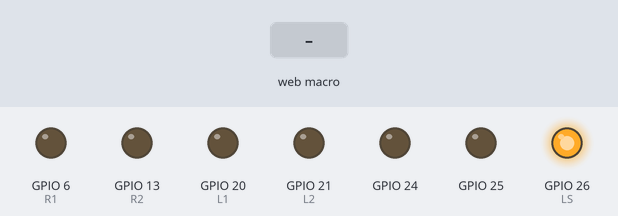
The program below on a simulated Raspberry Pi (BCM pin numbers). On the bench: output pins drawn as LEDs (lit = HIGH). The test bench sets the inputs (shaded band). The WebIOPi server calls setup() once and loop() repeatedly; pins used as bus, display or sensor lines are not drawn.

Above: at 1.2 s.
1.3 s: macro go_forward called from the web page (any arguments are "1")
At 1.7 s:
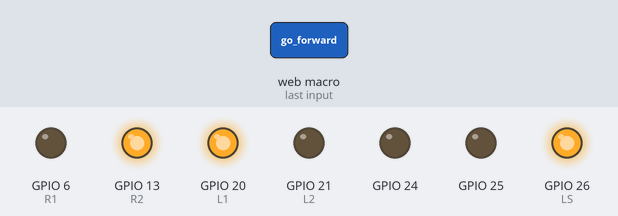
2.8 s: macro go_backward called from the web page (any arguments are "1")
At 4.0 s:
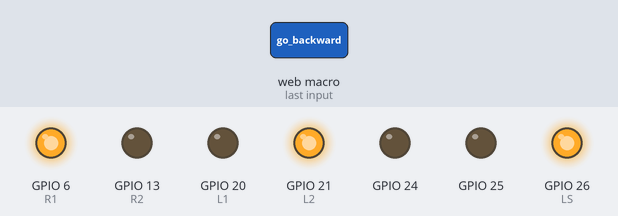
4.3 s: macro turn_left called from the web page (any arguments are "1")
At 5.1 s:
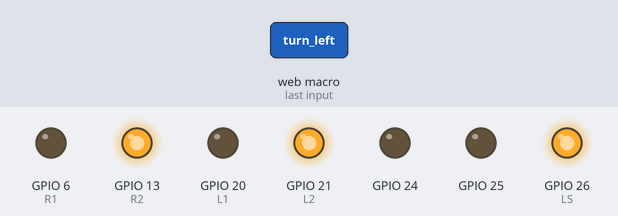
5.8 s: macro turn_right called from the web page (any arguments are "1")
At 6.3 s:
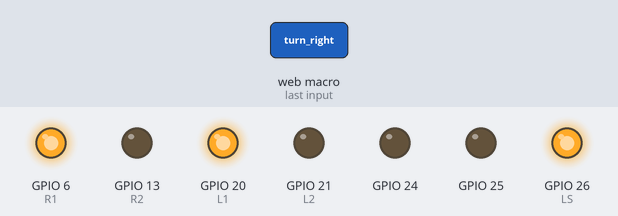
7.3 s: macro stop called from the web page (any arguments are "1")
At 8.6 s:
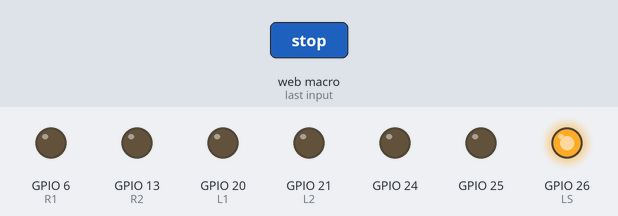
Timing chart, 0 to 9.8 s (numbered marks = the images above; inputs shaded):
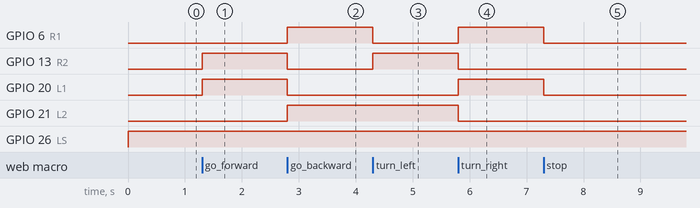

Measured:
- after the input at 1.3 s, GPIO 13 (R2), GPIO 20 (L1): LOW → HIGH at once
- after the input at 2.8 s, GPIO 6 (R1), GPIO 21 (L2): LOW → HIGH at once; GPIO 13 (R2), GPIO 20 (L1): HIGH → LOW at once
- after the input at 4.3 s, GPIO 6 (R1): HIGH → LOW at once; GPIO 13 (R2): LOW → HIGH at once
- after the input at 5.8 s, GPIO 6 (R1), GPIO 20 (L1): LOW → HIGH at once; GPIO 13 (R2), GPIO 21 (L2): HIGH → LOW at once
- after the input at 7.3 s, GPIO 6 (R1), GPIO 20 (L1): HIGH → LOW at once

The program:

Run_RobotControl.py
```python
import webiopi

GPIO = webiopi.GPIO

L1=20
L2=21
LS=26

R1=6
R2=13
RS=12

# -------------------------------------------------- #
# Convenient PWM Function                            #
# -------------------------------------------------- #

# Set the speed of two motors
def set_speed(speed):
    GPIO.output(LS,GPIO.HIGH)
    GPIO.output(LS,GPIO.HIGH)
# -------------------------------------------------- #
# Left Motor Functions                               #
# -------------------------------------------------- #

def left_stop():
    GPIO.output(L1, GPIO.LOW)
    GPIO.output(L2, GPIO.LOW)

def left_forward():
    GPIO.output(L1, GPIO.HIGH)
    GPIO.output(L2, GPIO.LOW)

def left_backward():
    GPIO.output(L1, GPIO.LOW)
    GPIO.output(L2, GPIO.HIGH)

# -------------------------------------------------- #
# Right Motor Functions                              #
# -------------------------------------------------- #
def right_stop():
    GPIO.output(R1, GPIO.LOW)
    GPIO.output(R2, GPIO.LOW)

def right_forward():
    GPIO.output(R1, GPIO.LOW)
    GPIO.output(R2, GPIO.HIGH)

def right_backward():
    GPIO.output(R1, GPIO.HIGH)
    GPIO.output(R2, GPIO.LOW)

# -------------------------------------------------- #
# Macro definition part                              #
# -------------------------------------------------- #
@webiopi.macro
def go_forward():
    left_forward()
    right_forward()

@webiopi.macro
def go_backward():
    left_backward()
    right_backward()

@webiopi.macro
def turn_left():
    left_backward()
    right_forward()

@webiopi.macro
def turn_right():
    left_forward()
    right_backward()

@webiopi.macro
def stop():
    left_stop()
    right_stop()

# Called by WebIOPi at script loading
def setup():
    # Setup GPIOs
    GPIO.setFunction(LS, GPIO.OUT)
    GPIO.setFunction(L1, GPIO.OUT)
    GPIO.setFunction(L2, GPIO.OUT)

    GPIO.setFunction(RS, GPIO.OUT)
    GPIO.setFunction(R1, GPIO.OUT)
    GPIO.setFunction(R2, GPIO.OUT)
    GPIO.output(LS,GPIO.HIGH)
    GPIO.output(RS,GPIO.HIGH)

    GPIO.setFunction(24, GPIO.PWM)
    GPIO.setFunction(25, GPIO.PWM)

    stop()


# Called by WebIOPi at server shutdown
def destroy():
    # Reset GPIO functions
    GPIO.setFunction(LS, GPIO.IN)
    GPIO.setFunction(L1, GPIO.IN)
    GPIO.setFunction(L2, GPIO.IN)

    GPIO.setFunction(RS, GPIO.IN)
    GPIO.setFunction(R1, GPIO.IN)
    GPIO.setFunction(R2, GPIO.IN)
```
